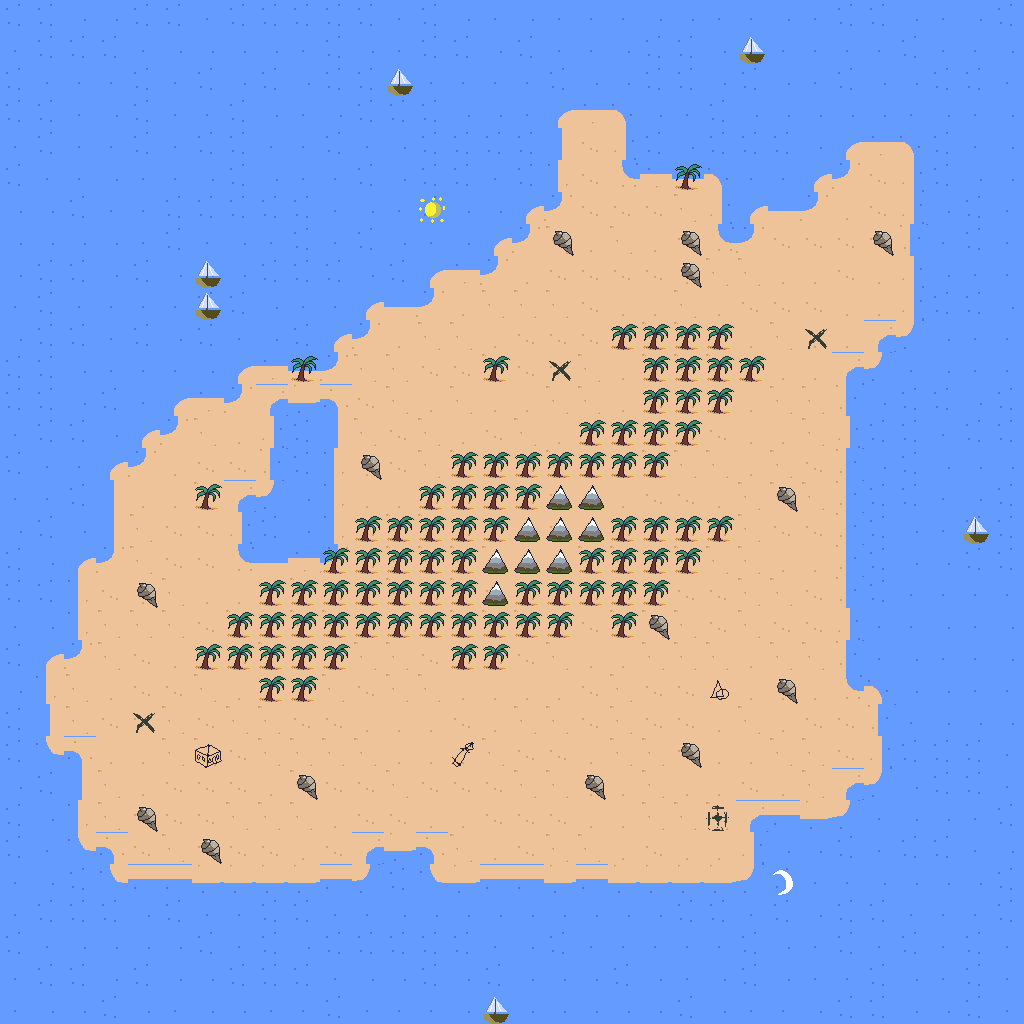

Tiled map render using the project's own tile images. Description and the whole map definition, tile-layer contents included, below:
An orthogonal 32x32 tile map with 32x32 px tiles, 2 tile layers (Tile Layer 1, obj), 2 tilesets.

<map version="1.2" tiledversion="1.2.0" orientation="orthogonal" renderorder="right-down" width="32" height="32" tilewidth="32" tileheight="32" infinite="0" nextlayerid="3" nextobjectid="1">
 <tileset firstgid="1" name="landscape" tilewidth="32" tileheight="32" tilecount="64" columns="8">
  <image source="../images/landscape.png" width="256" height="256" />
  <terraintypes>
   <terrain name="sea" tile="0" />
   <terrain name="beach" tile="1" />
  </terraintypes>
  <tile id="0" terrain="0,0,0,0" />
  <tile id="1" terrain="1,1,1,1" />
  <tile id="8" terrain="0,0,0,0" />
  <tile id="9" terrain="1,1,1,1" />
  <tile id="16" terrain="0,0,0,1" />
  <tile id="17" terrain="0,0,1,1" />
  <tile id="18" terrain="0,0,1,0" />
  <tile id="24" terrain="0,1,0,1" />
  <tile id="25" terrain="1,1,1,1" />
  <tile id="26" terrain="1,0,1,0" />
  <tile id="32" terrain="0,1,0,0" />
  <tile id="33" terrain="1,1,0,0" />
  <tile id="34" terrain="1,0,0,0" />
  <tile id="40" terrain="1,1,1,0" />
  <tile id="41" terrain="1,1,0,0" />
  <tile id="42" terrain="1,1,0,1" />
  <tile id="48" terrain="1,0,1,0" />
  <tile id="49" terrain="0,0,0,0" />
  <tile id="50" terrain="0,1,0,1" />
  <tile id="56" terrain="1,0,1,1" />
  <tile id="57" terrain="0,0,1,1" />
  <tile id="58" terrain="0,1,1,1" />
 </tileset>
 <tileset firstgid="65" name="spritemap" tilewidth="30" tileheight="30" spacing="1" tilecount="136" columns="16">
  <grid orientation="orthogonal" width="32" height="32" />
  <image source="../images/spritemap.png" trans="000000" width="512" height="256" />
 </tileset>
 <layer id="1" name="Tile Layer 1" width="32" height="32">
  <data encoding="csv">
9,9,50,50,9,9,1,9,9,9,9,9,1,9,50,1,50,1,1,1,50,50,1,1,50,1,9,9,50,1,50,9,
1,9,9,9,1,50,50,50,50,1,9,50,1,9,9,50,9,1,1,50,9,9,50,1,1,1,1,1,9,1,1,50,
9,1,1,1,9,1,9,50,9,50,9,9,1,1,1,1,1,9,50,50,9,9,50,9,50,1,9,50,50,9,9,1,
9,9,1,50,9,1,1,9,50,1,50,9,9,9,50,50,1,17,18,19,50,1,9,50,50,50,50,50,1,50,1,50,
1,9,1,1,9,1,9,9,1,1,9,1,50,9,9,9,9,51,10,27,9,50,9,9,9,50,17,18,19,9,1,50,
9,1,1,50,1,1,50,9,50,1,1,9,50,9,9,1,9,25,10,57,18,58,19,1,1,17,59,10,27,9,50,50,
50,50,9,1,1,9,9,9,9,9,1,50,1,9,50,50,17,59,10,10,10,26,27,17,58,59,2,10,27,50,9,1,
50,50,50,50,1,9,1,50,1,9,1,9,50,1,50,17,59,26,2,26,2,10,57,59,10,10,10,10,49,1,9,1,
50,9,9,50,9,50,50,50,9,9,9,50,9,17,18,59,2,10,10,10,10,2,26,26,2,2,10,2,27,50,1,1,
1,9,1,1,1,1,9,9,50,1,1,17,58,59,2,26,26,26,10,2,2,26,2,10,10,10,2,2,27,9,9,50,
50,9,9,1,9,50,9,1,50,9,17,59,2,26,26,2,10,10,10,2,26,26,2,2,26,2,2,41,35,50,1,1,
9,9,50,1,1,1,50,17,18,58,59,26,26,10,10,26,10,10,26,2,26,26,26,2,2,2,41,35,1,50,1,1,
9,9,50,9,1,17,18,59,41,34,43,10,26,2,26,2,2,26,26,2,10,10,2,2,26,26,49,50,9,9,50,9,
1,9,9,50,17,59,26,2,27,9,51,26,10,26,2,10,26,2,2,2,2,10,10,2,2,26,27,9,9,1,9,9,
9,1,1,17,59,2,10,10,49,9,25,2,10,26,26,10,10,26,2,2,26,26,26,2,26,10,49,50,9,50,50,50,
1,1,9,51,2,2,26,41,35,50,25,2,2,10,10,2,10,10,2,2,10,10,2,26,26,26,49,9,9,1,50,9,
50,9,50,51,26,10,10,27,9,50,25,10,26,26,10,2,2,10,2,10,2,10,10,26,10,10,49,9,50,1,9,9,
9,50,17,59,26,10,10,57,58,18,59,10,26,26,26,26,2,2,26,26,2,26,26,26,2,2,49,9,50,50,9,9,
9,9,25,10,2,26,2,2,2,26,10,2,26,10,26,10,10,2,10,10,2,10,10,26,26,10,49,9,1,1,1,1,
1,50,25,26,26,26,10,26,2,26,26,2,10,10,26,26,26,2,10,26,26,26,10,26,10,10,27,1,1,50,1,50,
9,17,59,26,10,2,2,10,26,2,2,26,26,10,10,10,10,26,2,2,26,26,26,2,26,26,49,1,50,1,1,50,
50,25,26,2,10,10,26,2,2,2,26,10,26,26,2,2,2,2,10,26,10,10,2,2,2,2,57,19,50,50,1,1,
9,51,26,10,10,26,10,26,26,10,10,2,2,2,10,2,26,26,10,26,10,10,2,26,2,10,10,49,1,50,50,50,
9,33,43,2,2,26,26,10,26,26,26,26,2,2,2,26,10,10,2,26,26,10,2,2,26,26,10,27,9,9,9,1,
50,9,51,26,2,10,10,10,2,26,10,10,26,10,10,10,26,26,2,2,26,2,2,10,2,26,41,35,50,9,9,1,
9,50,25,26,10,10,10,26,26,26,2,10,10,2,2,10,10,10,2,2,26,26,26,41,42,34,35,1,50,50,1,9,
9,1,33,43,10,26,10,10,10,2,10,41,34,43,26,2,10,26,26,2,10,2,2,27,50,50,9,1,9,9,1,50,
1,50,9,33,42,42,34,34,34,34,42,35,9,33,34,42,42,34,42,34,34,34,34,35,9,1,1,50,50,50,50,9,
1,9,9,9,50,9,1,1,9,9,1,1,50,50,50,50,50,50,50,50,50,9,9,1,9,50,9,9,1,1,1,9,
9,1,50,50,50,50,9,1,9,50,9,9,9,9,9,1,50,9,1,1,1,1,1,9,50,1,9,1,9,1,9,1,
1,9,9,50,9,50,50,9,9,9,1,50,50,9,50,9,50,50,50,9,50,1,50,9,50,1,1,9,50,1,9,1,
1,50,50,9,50,1,50,50,1,1,9,1,1,1,50,1,50,50,50,50,50,9,50,1,1,50,9,9,50,50,9,1
</data>
 </layer>
 <layer id="2" name="obj" width="32" height="32">
  <data encoding="csv">
0,0,0,0,0,0,0,0,0,0,0,0,0,0,0,0,0,0,0,0,0,0,0,0,0,0,0,0,0,0,0,0,
0,0,0,0,0,0,0,0,0,0,0,0,0,0,0,0,0,0,0,0,0,0,0,71,0,0,0,0,0,0,0,0,
0,0,0,0,0,0,0,0,0,0,0,0,71,0,0,0,0,0,0,0,0,0,0,0,0,0,0,0,0,0,0,0,
0,0,0,0,0,0,0,0,0,0,0,0,0,0,0,0,0,0,0,0,0,0,0,0,0,0,0,0,0,0,0,0,
0,0,0,0,0,0,0,0,0,0,0,0,0,0,0,0,0,0,0,0,0,0,0,0,0,0,0,0,0,0,0,0,
0,0,0,0,0,0,0,0,0,0,0,0,0,0,0,0,0,0,0,0,0,66,0,0,0,0,0,0,0,0,0,0,
0,0,0,0,0,0,0,0,0,0,0,0,0,68,0,0,0,0,0,0,0,0,0,0,0,0,0,0,0,0,0,0,
0,0,0,0,0,0,0,0,0,0,0,0,0,0,0,0,0,67,0,0,0,67,0,0,0,0,0,67,0,0,0,0,
0,0,0,0,0,0,71,0,0,0,0,0,0,0,0,0,0,0,0,0,0,67,0,0,0,0,0,0,0,0,0,0,
0,0,0,0,0,0,71,0,0,0,0,0,0,0,0,0,0,0,0,0,0,0,0,0,0,0,0,0,0,0,0,0,
0,0,0,0,0,0,0,0,0,0,0,0,0,0,0,0,0,0,0,66,66,66,66,0,0,151,0,0,0,0,0,0,
0,0,0,0,0,0,0,0,0,66,0,0,0,0,0,66,0,151,0,0,66,66,66,66,0,0,0,0,0,0,0,0,
0,0,0,0,0,0,0,0,0,0,0,0,0,0,0,0,0,0,0,0,66,66,66,0,0,0,0,0,0,0,0,0,
0,0,0,0,0,0,0,0,0,0,0,0,0,0,0,0,0,0,66,66,66,66,0,0,0,0,0,0,0,0,0,0,
0,0,0,0,0,0,0,0,0,0,0,67,0,0,66,66,66,66,66,66,66,0,0,0,0,0,0,0,0,0,0,0,
0,0,0,0,0,0,66,0,0,0,0,0,0,66,66,66,66,70,70,0,0,0,0,0,67,0,0,0,0,0,0,0,
0,0,0,0,0,0,0,0,0,0,0,66,66,66,66,66,70,70,70,66,66,66,66,0,0,0,0,0,0,0,71,0,
0,0,0,0,0,0,0,0,0,0,66,66,66,66,66,70,70,70,66,66,66,66,0,0,0,0,0,0,0,0,0,0,
0,0,0,0,67,0,0,0,66,66,66,66,66,66,66,70,66,66,66,66,66,0,0,0,0,0,0,0,0,0,0,0,
0,0,0,0,0,0,0,66,66,66,66,66,66,66,66,66,66,66,0,66,67,0,0,0,0,0,0,0,0,0,0,0,
0,0,0,0,0,0,66,66,66,66,66,0,0,0,66,66,0,0,0,0,0,0,0,0,0,0,0,0,0,0,0,0,
0,0,0,0,0,0,0,0,66,66,0,0,0,0,0,0,0,0,0,0,0,0,86,0,67,0,0,0,0,0,0,0,
0,0,0,0,151,0,0,0,0,0,0,0,0,0,0,0,0,0,0,0,0,0,0,0,0,0,0,0,0,0,0,0,
0,0,0,0,0,0,101,0,0,0,0,0,0,0,81,0,0,0,0,0,0,67,0,0,0,0,0,0,0,0,0,0,
0,0,0,0,0,0,0,0,0,67,0,0,0,0,0,0,0,0,67,0,0,0,0,0,0,0,0,0,0,0,0,0,
0,0,0,0,67,0,0,0,0,0,0,0,0,0,0,0,0,0,0,0,0,0,150,0,0,0,0,0,0,0,0,0,
0,0,0,0,0,0,67,0,0,0,0,0,0,0,0,0,0,0,0,0,0,0,0,0,0,0,0,0,0,0,0,0,
0,0,0,0,0,0,0,0,0,0,0,0,0,0,0,0,0,0,0,0,0,0,0,0,69,0,0,0,0,0,0,0,
0,0,0,0,0,0,0,0,0,0,0,0,0,0,0,0,0,0,0,0,0,0,0,0,0,0,0,0,0,0,0,0,
0,0,0,0,0,0,0,0,0,0,0,0,0,0,0,0,0,0,0,0,0,0,0,0,0,0,0,0,0,0,0,0,
0,0,0,0,0,0,0,0,0,0,0,0,0,0,0,0,0,0,0,0,0,0,0,0,0,0,0,0,0,0,0,0,
0,0,0,0,0,0,0,0,0,0,0,0,0,0,0,71,0,0,0,0,0,0,0,0,0,0,0,0,0,0,0,0
</data>
 </layer>
</map>
